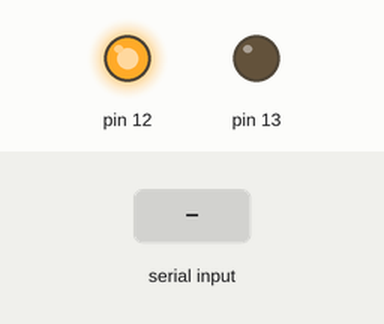
Recording of a sketch running on a simulated Arduino Uno, built with avr-gcc and run on an emulated ATmega328P. Parts: output pins drawn as LEDs (lit = HIGH). The test bench sets the inputs (shaded band).

Above: at 1.2 s.
1.3 s: byte 30 received over Serial
At 2.4 s:
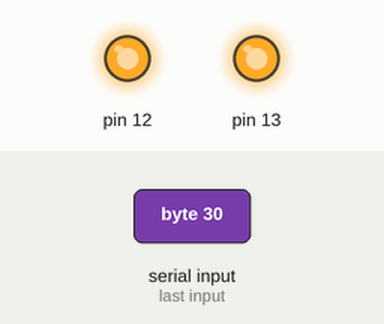
Timing chart, 0 to 4.3 s (numbered marks = the images above; inputs shaded):
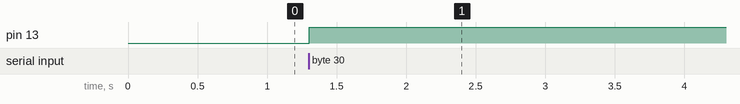

Measured:
- after the input at 1.3 s, pin 13: LOW → HIGH at once

The sketch:

lab2_transmitter.ino
```cpp
//Lab 2 this is Trasmitter code
void setup() {
  // put your setup code here, to run once:
  Serial.begin(9600);
  pinMode(13,OUTPUT);
  pinMode(12,OUTPUT);
  digitalWrite(12, HIGH);
}

void loop() {
  // put your main code here, to run repeatedly:
  if(Serial.available())
  {
    char ch =(char) Serial.read();
   // Serial.println(ch);


    digitalWrite(12, LOW); //start bit
    digitalWrite(13, LOW);
    delayMicroseconds(208);

    for(int i = 0; i < 8; i++)
    {
      if(((ch<<i)& 128) != 0) //if the masked input bit is 1
      {
        // Serial.print("1");
        digitalWrite(12, HIGH);
        digitalWrite(13, HIGH);
      }
      else //if the masked input bit is 0
      {
        // Serial.print("0");
        digitalWrite(12, LOW);
        digitalWrite(13, LOW);
      }

      delayMicroseconds(208);

    }


    digitalWrite(12, HIGH); //end bit
    digitalWrite(13, HIGH);
    delayMicroseconds(208);
  }
}

//delayMicroseconds(500);
```
